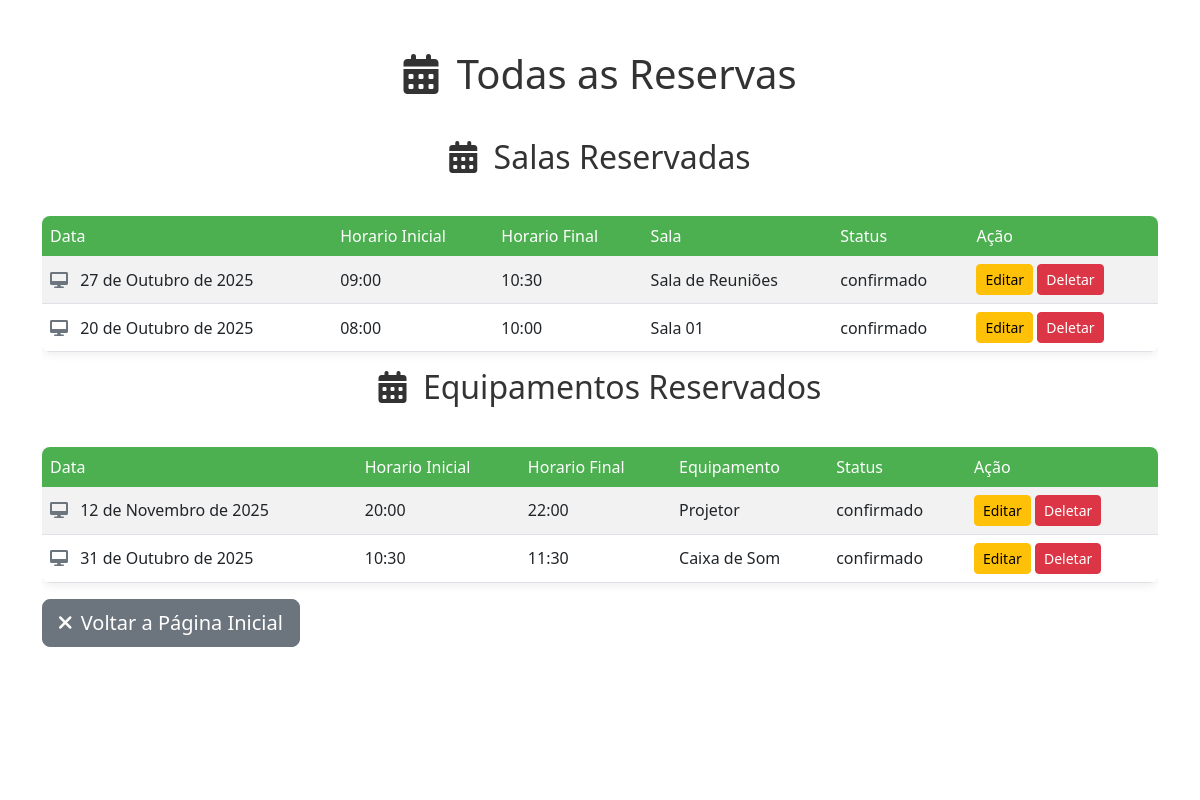
Page /reservas_adms/ (signed in) on the earlier database version.
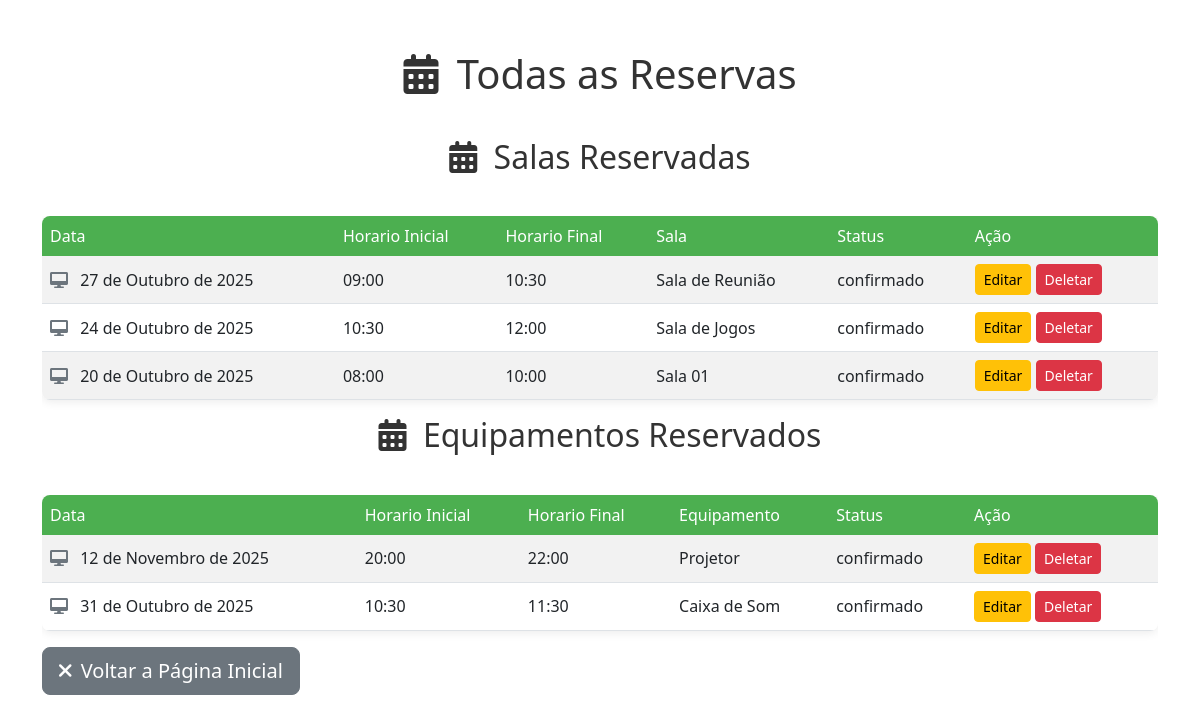
Same page on the later database version.
### app/models.py (models this page shows, shortened)
class ReservaSala(models.Model):
    sala = models.ForeignKey(Sala, on_delete=models.PROTECT)
    data = models.DateField()
    hora_inicio = models.TimeField()
    hora_fim = models.TimeField()
    status = models.CharField(max_length=50, default='confirmado')

class Sala(models.Model):
    idSala = models.AutoField(primary_key=True)
    nome = models.CharField(max_length=100)
    capacidade = models.IntegerField()
    statusDisponibilidade = models.CharField(max_length=50, default='disponível')
    def __str__(self):
        return self.nome

class ReservaEquipamento(models.Model):
    equipamento = models.ForeignKey(Equipamento, on_delete=models.PROTECT)
    data = models.DateField()
    hora_inicio = models.TimeField()
    hora_fim = models.TimeField()
    status = models.CharField(max_length=50, default='confirmado')

class Equipamento(models.Model):
    idEquipamento = models.AutoField(primary_key=True)
    tipo = models.CharField(max_length=50)
    statusDisponibilidade = models.CharField(max_length=50, default='disponível')
    def __str__(self):
        return self.tipo

### app/views.py (the view)
# urls.py: path('reservas_adms/', views.reserva_for_adms, name="reservas_adms"),
@login_required
def reserva_for_adms(request):
    reservasSala = ReservaSala.objects.all().order_by('-data', '-hora_inicio', '-hora_fim')
    reservasEquipamento = ReservaEquipamento.objects.all().order_by('-data', '-hora_inicio', '-hora_fim')
    return render(request, 'reserva_for_adms.html', {'reservaSala': reservasSala, 'reservaEquipamento': reservasEquipamento})

### app/templates/reserva_for_adms.html (shortened to what this page needs)
{% load static %}
<!DOCTYPE html>
<html lang="pt-br">
<head>
    <link href="https://cdn.jsdelivr.net/npm/bootstrap@5.3.0/dist/css/bootstrap.min.css" rel="stylesheet">
    <link rel="stylesheet" href="https://cdnjs.cloudflare.com/ajax/libs/font-awesome/6.0.0-beta3/css/all.min.css" />
</head>
<body>
    <div class="page-background"></div>
    <div class="container dashboard-container">
        <h1 class="welcome-header">
            <i class="fas fa-calendar-alt me-2"></i> Todas as Reservas
        </h1>
        <h2 class="welcome-header">
            <i class="fas fa-calendar-alt me-2"></i> Salas Reservadas
        </h2>
        <div class="table-responsive">
            <table class="table table-striped table-hover align-middle">
                <thead>
                    <tr>
                        <th scope="col">Data</th>
                        <th scope="col">Horario Inicial</th>
                        <th scope="col">Horario Final</th>
                        <th scope="col">Sala</th>
                        <th scope="col">Status</th>
                        <th scope="col">Ação</th>
                    </tr>
                </thead>
                <tbody>
                    {%for r in reservaSala%}
                    <tr>
                        <td><i class="fas fa-desktop me-2 text-secondary"></i> {{ r.data }}</td>
                        <td>{{ r.hora_inicio }}</td>
                        <td>{{ r.hora_fim }}</td>
                        <td>{{ r.sala }}</td>
                        <td>{{ r.status }}</td>
                        <td>
                            <a href="{% url 'editar_reserva_sala' r.id %}" class="btn btn-warning btn-sm">Editar</a>
                            <a href="{% url 'deletar_reserva_sala' r.id %}" class="btn btn-danger btn-sm">Deletar</a>
                        </td>
                    {% empty %}
                    <tr>
                        <td colspan="4" class="text-center">Nenhuma Sala reservada.</td>
                    </tr>
                    {%endfor%}
                </tbody>
            </table>
        </div>
        <h2 class="welcome-header">
            <i class="fas fa-calendar-alt me-2"></i> Equipamentos Reservados
        </h2>
        <div class="table-responsive">
            <table class="table table-striped table-hover align-middle">
                <thead>
                    <tr>
                        <th scope="col">Data</th>
                        <th scope="col">Horario Inicial</th>
                        <th scope="col">Horario Final</th>
                        <th scope="col">Equipamento</th>
                        <th scope="col">Status</th>
                        <th scope="col">Ação</th>
                    </tr>
                </thead>
                <tbody>
                    {%for r in reservaEquipamento%}
                    <tr>
                        <td><i class="fas fa-desktop me-2 text-secondary"></i> {{ r.data }}</td>
                        <td>{{ r.hora_inicio }}</td>
                        <td>{{ r.hora_fim }}</td>
                        <td>{{ r.equipamento }}</td>
                        <td>{{ r.status }}</td>
                        <td>
                            <a href="{% url 'editar_reserva_equipamento' r.id %}" class="btn btn-warning btn-sm">Editar</a>
                            <a href="{% url 'deletar_reserva_equipamento' r.id %}" class="btn btn-danger btn-sm">Deletar</a>
                        </td>
                    </tr>
                    {% empty %}
                    <tr>
                        <td colspan="4" class="text-center">Nenhum Equipamento Reservado.</td>
                    </tr>
                    {%endfor%}
                </tbody>
            </table>
        </div>
        <a href="{% url 'index_adm' %}" class="btn btn-secondary btn-lg order-md-1">
            <i class="fas fa-times me-1"></i> Voltar a Página Inicial
        </a>
    </div>
</body>
</html>

Differences in the rows shown:
changed through a linked row, ReservaSala: sala "Sala de Reuniões" → "Sala de Reunião"
added ReservaSala: data "24 de Outubro de 2025", hora_inicio "10:30", hora_fim "12:00", sala "Sala de Jogos", status "confirmado"
